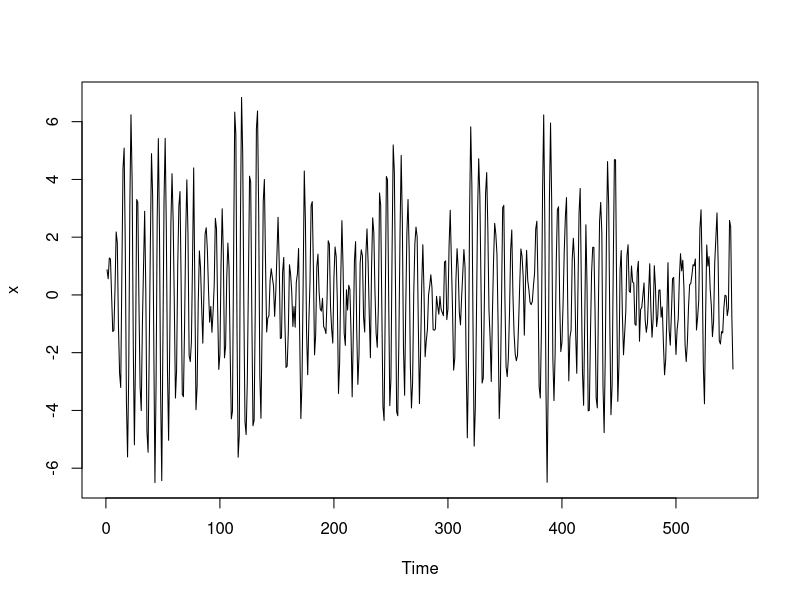
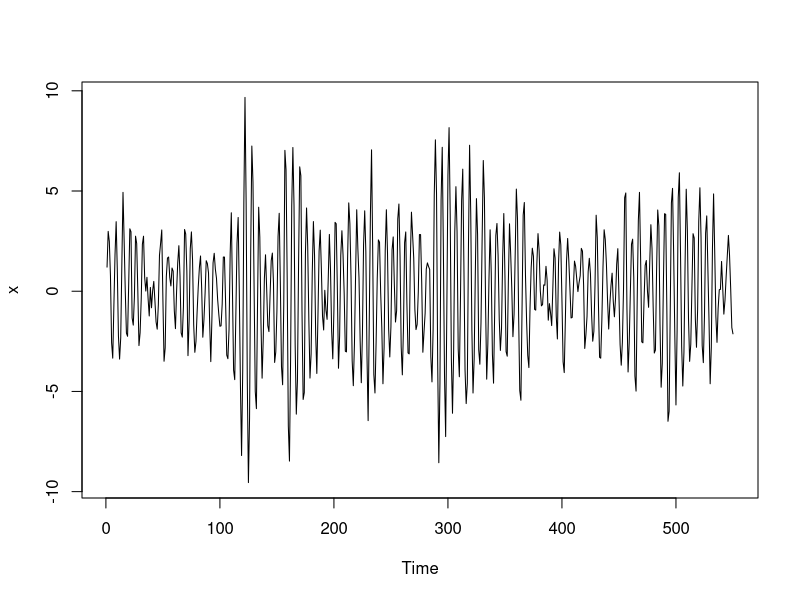
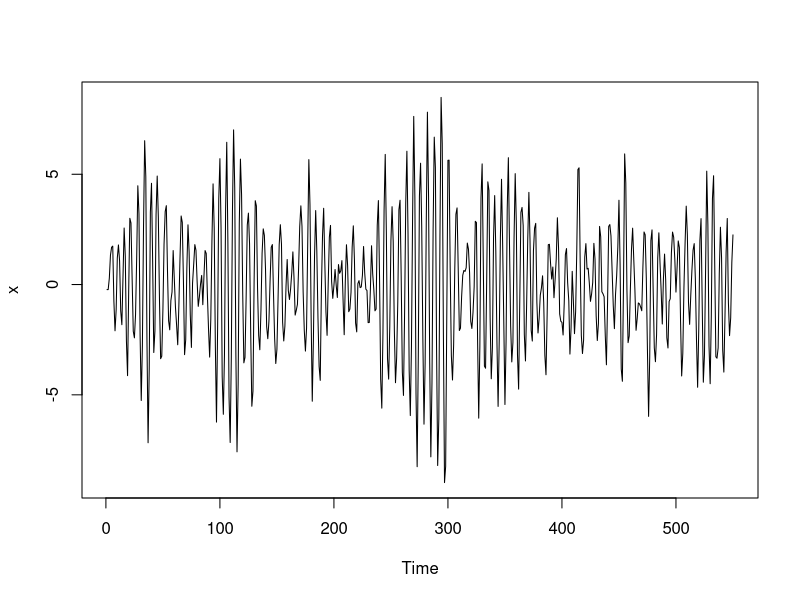
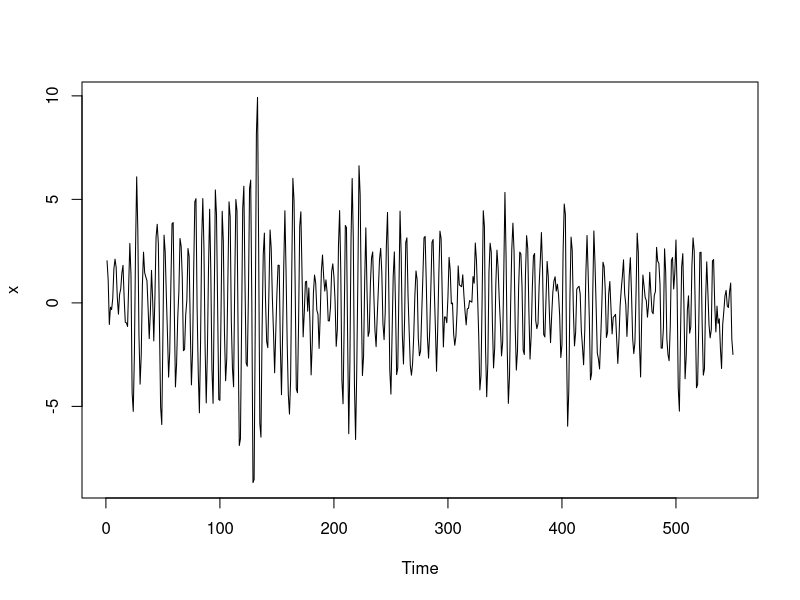
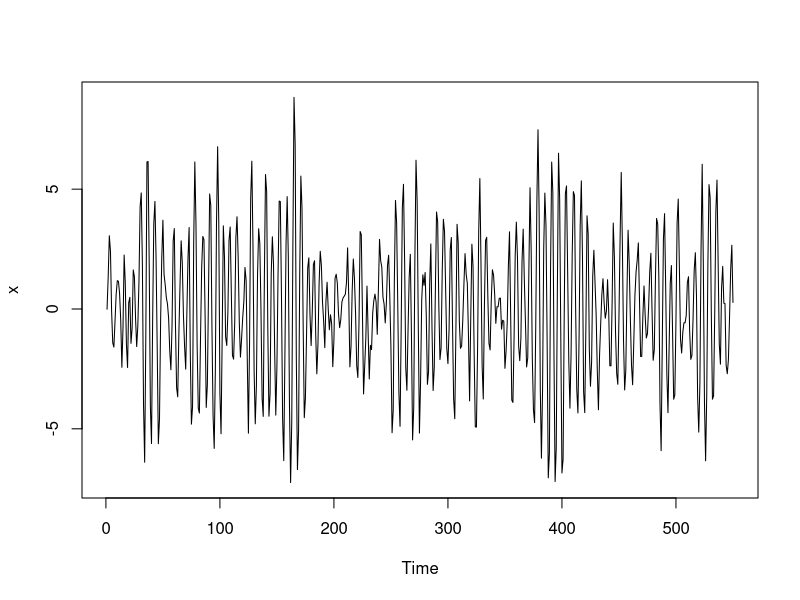
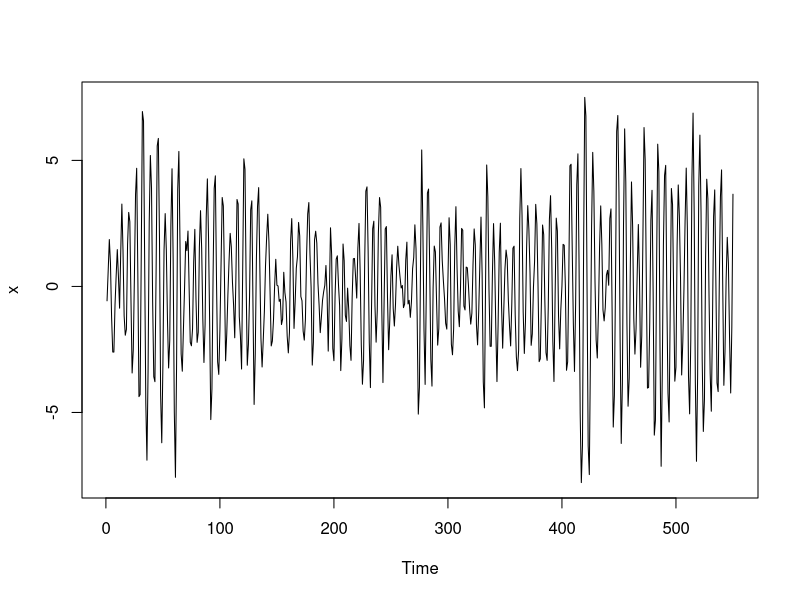
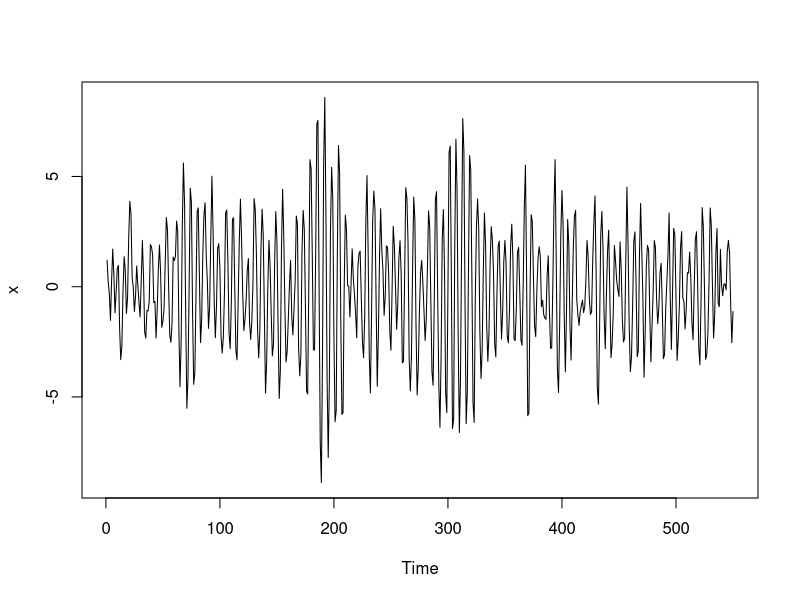
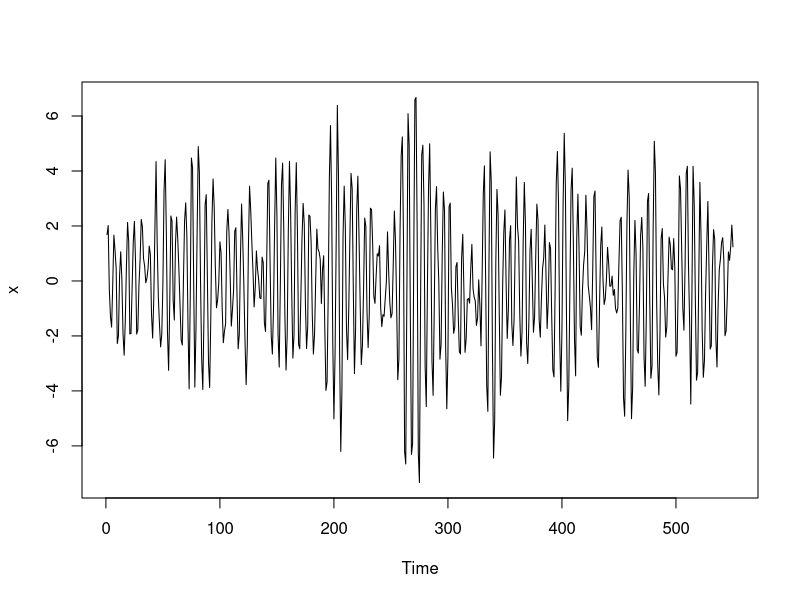

These figures' R source, in order:
## ---- chunk 1
knitr::opts_chunk$set(echo = TRUE)
knitr::opts_chunk$set(dev = 'pdf')
knitr::opts_chunk$set(cache=TRUE)
knitr::opts_chunk$set(tidy=TRUE)
knitr::opts_chunk$set(prompt=FALSE)
knitr::opts_chunk$set(fig.height=5)
knitr::opts_chunk$set(fig.width=7)
knitr::opts_chunk$set(warning=FALSE)
knitr::opts_chunk$set(message=TRUE)
## ---- chunk 2
nseries <- 10
samples_per_series <-550
phi1 <- 1.0
phi2 <- -0.9

simulated <- matrix(0, nrow = samples_per_series,ncol = nseries)

for( i in 1:nseries)
{
  w <- rnorm(550,0,1)
  x <- filter(w,filter = c(phi1,phi2),method = "recursive")
  simulated[,i]= x
  plot.ts(x)
}
ts.plot(simulated,gpars= list(col=rainbow(10)))
abline(v=50,col='red', lwd=3)
title(c("AR(2)","10 Similated series - hline at t=50"))

